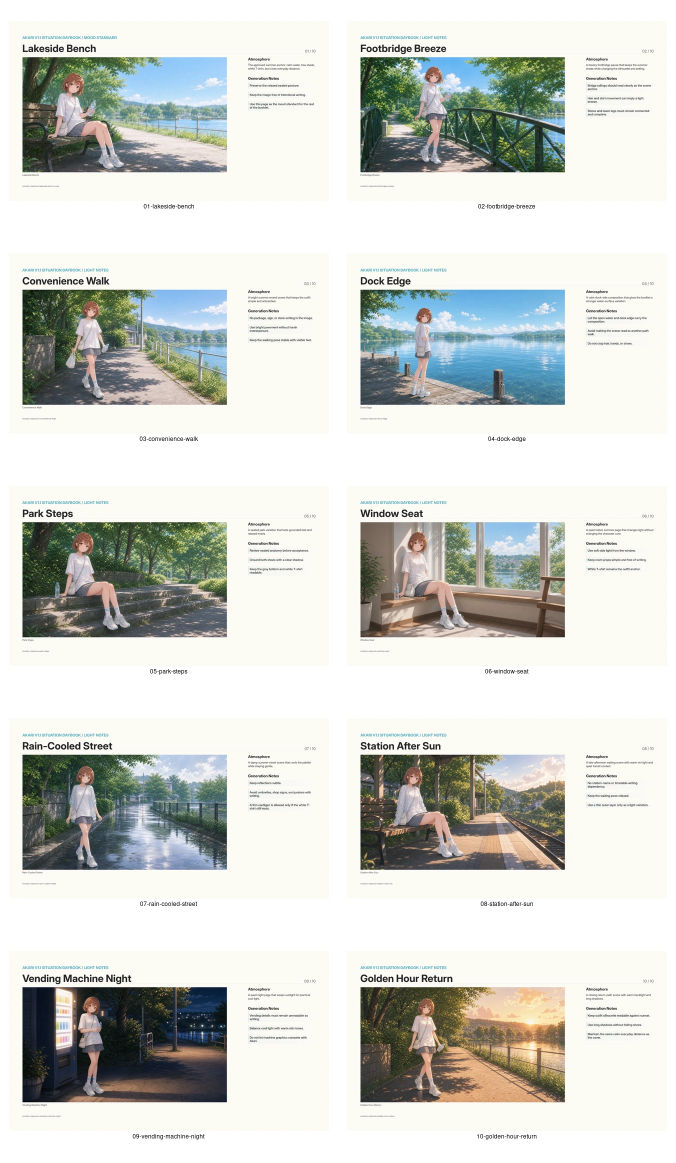
#> input picture dist/akari-v1.1-situation-daybook-contact-sheet.webp, 1352 x 2325 px (shown at 1/2 size)
$ python -i audit_tonari_no_akari_pdf.py   (imports and definitions only)
#> lines starting #> are read from the running program, lines starting #| are printed output that depends on the picture
#!/usr/bin/env python3
import json
import re
import shutil
import subprocess
import sys
from pathlib import Path

from PIL import Image


ROOT = Path(__file__).resolve().parents[1]
PAGE_MANIFEST = ROOT / "source/manifests/tonari-no-akari/page-manifest.json"
RENDER_DIR = ROOT / "build/tonari-no-akari-pdf-rendered-pages"
TEXT_DIR = ROOT / "dist/akari-v1.1-tonari-no-akari-pages"
TEXT_OUTPUT = TEXT_DIR / "document.txt"
EXPECTED_PAGE_COUNT = 24
EXPECTED_DOCUMENT_TITLE = "となりのあかり"
EXPECTED_A4_SIZE_PT = (595.28, 841.89)
A4_SIZE_TOLERANCE_PT = 3.0
A4_RATIO_TOLERANCE = 0.01
RENDER_DPI = 288
RENDER_SIZE_TOLERANCE_PX = 2
CONTENT_SAMPLE_SIZE = (108, 152)
MIN_CONTENT_RATIO = 0.003
PAGES_RE = re.compile(r"^Pages:\s+([0-9]+)\s*$", re.MULTILINE)
TITLE_RE = re.compile(r"^Title:\s+(.+?)\s*$", re.MULTILINE)
PAGE_SIZE_RE = re.compile(
    r"^Page size:\s+([0-9]+(?:\.[0-9]+)?) x ([0-9]+(?:\.[0-9]+)?) pts",
    re.MULTILINE,
)
RENDERED_PAGE_RE = re.compile(r"^page-([0-9]+)\.png$")


class AuditError(Exception):
    pass


# [145 lines left out: functions project_path, run_command, pdfinfo_page_size, require_pdfinfo_contract, require_font_table, clear_directory and 4 more, not called in this run]


def rendered_content_ratio(page: Path) -> float:
    with Image.open(page) as image:
#> image is the input picture: PIL image 1352x2325 RGB; mean R, G, B 209.9, 212, 207
        sample = image.convert("RGB").resize(CONTENT_SAMPLE_SIZE)
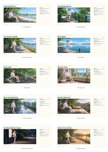
#> sample: PIL image 108x152 RGB; mean R, G, B 209.8, 211.9, 207
    background = sample.getpixel((0, 0))
#> background = (255, 255, 255)
    if hasattr(sample, "get_flattened_data"):
        pixels = list(sample.get_flattened_data())
    else:
        pixels = list(sample.getdata())
#> pixels = 16416 items, first 6: (255, 255, 255), (255, 255, 255), (255, 255, 255), (255, 255, 255), (255, 255, 255), (255, 255, 255)
    changed = 0
    for pixel in pixels:
        delta = sum(abs(channel - base) for channel, base in zip(pixel, background))
        if delta > 24:
            changed += 1
#> this loop made 16416 passes
#> delta on passes 1 to 12: 0, 0, 0, 0, 0, 0, 0, 0, 0, 0, 0, 0
#> after the loop, changed = 6959
    return changed / len(pixels)


# [13 lines left out: functions require_rendered_page_content, extract_text, not called in this run]


def normalize_searchable_text(value: str) -> str:
    return re.sub(r"\s+", "", value).strip().casefold()


# [89 lines left out: functions load_required_text_from_manifest, require_searchable_text, audit_tonari_no_akari_pdf, main, not called in this run]


# [2 lines not run here, left out]

>>> result = rendered_content_ratio('../dist/akari-v1.1-situation-daybook-contact-sheet.webp')
#> result = 0.424

$ run again, on dist/akari-v1.1-tonari-no-akari-contact-sheet.webp
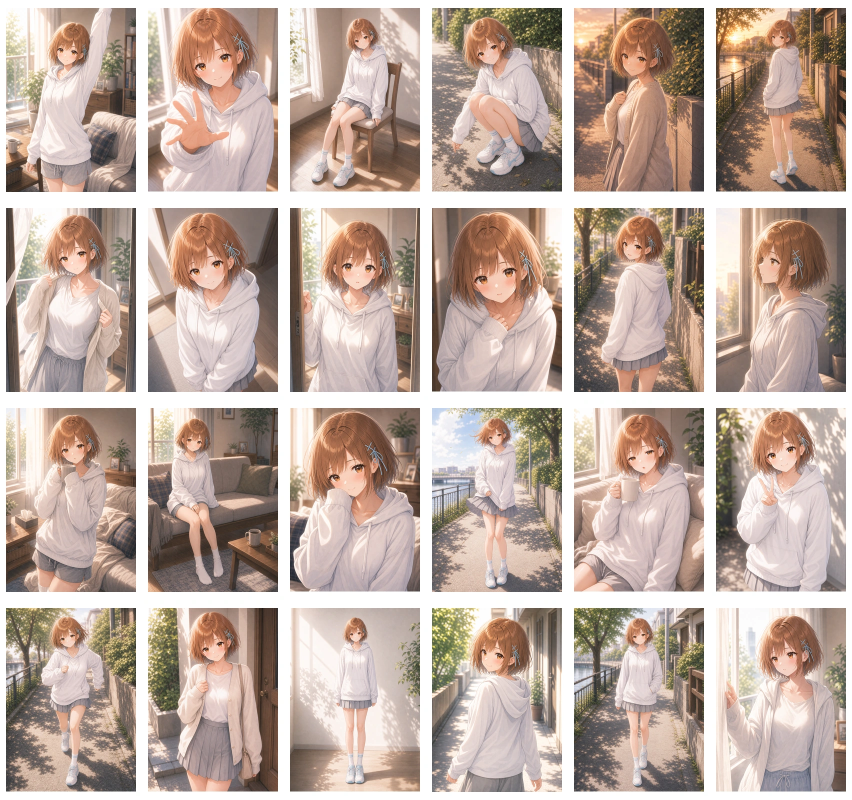
#> input picture dist/akari-v1.1-tonari-no-akari-contact-sheet.webp, 1704 x 1600 px (shown at 1/2 size)
#> in rendered_content_ratio, image is the input picture: PIL image 1704x1600 RGB; mean R, G, B 190.2, 171.2, 160.6
#> in rendered_content_ratio, `sample = image.convert("RGB").resize(CONTENT_SAMPLE_SIZE)`:
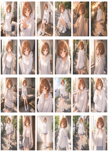
#> sample: PIL image 108x152 RGB; mean R, G, B 189.9, 170.9, 160.3
#> background = (255, 255, 255)
#> pixels = 16416 items, first 6: (255, 255, 255), (255, 255, 255), (255, 255, 255), (255, 255, 255), (255, 255, 255), (255, 255, 255)
#> the loop in rendered_content_ratio, `for pixel in pixels:` made 16416 passes
#> delta on passes 1 to 8: 0, 0, 0, 0, 0, 0, 0, 0
#> after the loop in rendered_content_ratio, `for pixel in pixels:`: changed = 15130
#> result = 0.922
